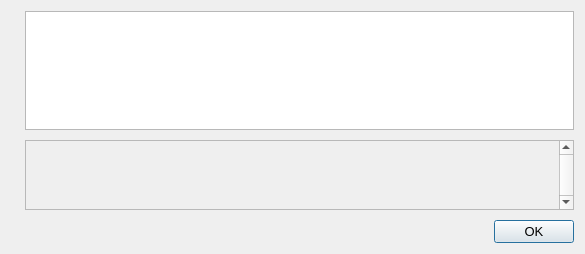
<?xml version="1.0" encoding="UTF-8"?>
<ui version="4.0">
 <class>HelpMessageDialog</class>
 <widget class="QDialog" name="HelpMessageDialog">
  <property name="geometry">
   <rect>
    <x>0</x>
    <y>0</y>
    <width>585</width>
    <height>254</height>
   </rect>
  </property>
  <property name="font">
   <font>
    <pointsize>10</pointsize>
   </font>
  </property>
  <property name="windowTitle">
   <string notr="true">DogeCash Core - Command-line options</string>
  </property>
  <layout class="QHBoxLayout" name="horizontalLayout_2">
   <item>
    <widget class="QLabel" name="graphic">
     <property name="sizePolicy">
      <sizepolicy hsizetype="Preferred" vsizetype="Ignored">
       <horstretch>0</horstretch>
       <verstretch>0</verstretch>
      </sizepolicy>
     </property>
     <property name="text">
      <string/>
     </property>
     <property name="pixmap">
      <pixmap resource="../dogecash.qrc">:/images/about</pixmap>
     </property>
     <property name="scaledContents">
      <bool>false</bool>
     </property>
     <property name="alignment">
      <set>Qt::AlignLeading|Qt::AlignLeft|Qt::AlignVCenter</set>
     </property>
    </widget>
   </item>
   <item>
    <layout class="QVBoxLayout" name="verticalLayout">
     <property name="spacing">
      <number>10</number>
     </property>
     <item>
      <widget class="QTextEdit" name="helpMessage">
       <property name="readOnly">
        <bool>true</bool>
       </property>
      </widget>
     </item>
     <item>
      <widget class="QScrollArea" name="scrollArea">
       <property name="verticalScrollBarPolicy">
        <enum>Qt::ScrollBarAlwaysOn</enum>
       </property>
       <property name="widgetResizable">
        <bool>true</bool>
       </property>
       <widget class="QWidget" name="scrollAreaWidgetContents">
        <property name="geometry">
         <rect>
          <x>0</x>
          <y>0</y>
          <width>479</width>
          <height>68</height>
         </rect>
        </property>
        <layout class="QVBoxLayout" name="verticalLayout_2">
         <item>
          <widget class="QLabel" name="aboutMessage">
           <property name="cursor">
            <cursorShape>IBeamCursor</cursorShape>
           </property>
           <property name="textFormat">
            <enum>Qt::PlainText</enum>
           </property>
           <property name="alignment">
            <set>Qt::AlignLeading|Qt::AlignLeft|Qt::AlignTop</set>
           </property>
           <property name="openExternalLinks">
            <bool>true</bool>
           </property>
           <property name="textInteractionFlags">
            <set>Qt::LinksAccessibleByMouse|Qt::TextSelectableByKeyboard|Qt::TextSelectableByMouse</set>
           </property>
          </widget>
         </item>
        </layout>
       </widget>
      </widget>
     </item>
     <item>
      <widget class="QDialogButtonBox" name="okButton">
       <property name="orientation">
        <enum>Qt::Horizontal</enum>
       </property>
       <property name="standardButtons">
        <set>QDialogButtonBox::Ok</set>
       </property>
      </widget>
     </item>
    </layout>
   </item>
  </layout>
 </widget>
 <resources>
  <include location="../dogecash.qrc"/>
 </resources>
 <connections>
  <connection>
   <sender>okButton</sender>
   <signal>accepted()</signal>
   <receiver>HelpMessageDialog</receiver>
   <slot>accept()</slot>
   <hints>
    <hint type="sourcelabel">
     <x>20</x>
     <y>20</y>
    </hint>
    <hint type="destinationlabel">
     <x>20</x>
     <y>20</y>
    </hint>
   </hints>
  </connection>
  <connection>
   <sender>okButton</sender>
   <signal>rejected()</signal>
   <receiver>HelpMessageDialog</receiver>
   <slot>reject()</slot>
   <hints>
    <hint type="sourcelabel">
     <x>20</x>
     <y>20</y>
    </hint>
    <hint type="destinationlabel">
     <x>20</x>
     <y>20</y>
    </hint>
   </hints>
  </connection>
 </connections>
</ui>
